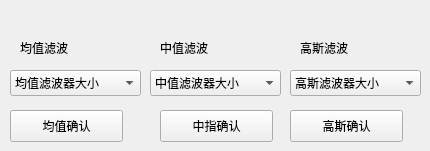
    <widget class="QWidget" name="tab_6">
     <attribute name="title">
      <string>平滑滤波器</string>
     </attribute>
     <widget class="QLabel" name="label_11">
      <property name="geometry">
       <rect>
        <x>20</x>
        <y>40</y>
        <width>60</width>
        <height>16</height>
       </rect>
      </property>
      <property name="text">
       <string>均值滤波</string>
      </property>
     </widget>
     <widget class="QLabel" name="label_12">
      <property name="geometry">
       <rect>
        <x>160</x>
        <y>40</y>
        <width>60</width>
        <height>16</height>
       </rect>
      </property>
      <property name="text">
       <string>中值滤波</string>
      </property>
     </widget>
     <widget class="QLabel" name="label_13">
      <property name="geometry">
       <rect>
        <x>300</x>
        <y>40</y>
        <width>60</width>
        <height>16</height>
       </rect>
      </property>
      <property name="text">
       <string>高斯滤波</string>
      </property>
     </widget>
     <widget class="QComboBox" name="avgFilter">
      <property name="geometry">
       <rect>
        <x>10</x>
        <y>70</y>
        <width>131</width>
        <height>26</height>
       </rect>
      </property>
      <item>
       <property name="text">
        <string>均值滤波器大小</string>
       </property>
      </item>
      <item>
       <property name="text">
        <string>3</string>
       </property>
      </item>
      <item>
       <property name="text">
        <string>5</string>
       </property>
      </item>
      <item>
       <property name="text">
        <string>7</string>
       </property>
      </item>
     </widget>
     <widget class="QComboBox" name="meanFilter">
      <property name="geometry">
       <rect>
        <x>150</x>
        <y>70</y>
        <width>131</width>
        <height>26</height>
       </rect>
      </property>
      <item>
       <property name="text">
        <string>中值滤波器大小</string>
       </property>
      </item>
      <item>
       <property name="text">
        <string>3</string>
       </property>
      </item>
      <item>
       <property name="text">
        <string>5</string>
       </property>
      </item>
      <item>
       <property name="text">
        <string>7</string>
       </property>
      </item>
     </widget>
     <widget class="QComboBox" name="GaussFilter">
      <property name="geometry">
       <rect>
        <x>290</x>
        <y>70</y>
        <width>131</width>
        <height>26</height>
       </rect>
      </property>
      <item>
       <property name="text">
        <string>高斯滤波器大小</string>
       </property>
      </item>
      <item>
       <property name="text">
        <string>3</string>
       </property>
      </item>
      <item>
       <property name="text">
        <string>5</string>
       </property>
      </item>
      <item>
       <property name="text">
        <string>7</string>
       </property>
      </item>
     </widget>
     <widget class="QPushButton" name="mean">
      <property name="geometry">
       <rect>
        <x>160</x>
        <y>110</y>
        <width>113</width>
        <height>32</height>
       </rect>
      </property>
      <property name="text">
       <string>中指确认</string>
      </property>
     </widget>
     <widget class="QPushButton" name="avg">
      <property name="geometry">
       <rect>
        <x>10</x>
        <y>110</y>
        <width>113</width>
        <height>32</height>
       </rect>
      </property>
      <property name="text">
       <string>均值确认</string>
      </property>
     </widget>
     <widget class="QPushButton" name="gauss">
      <property name="geometry">
       <rect>
        <x>290</x>
        <y>110</y>
        <width>113</width>
        <height>32</height>
       </rect>
      </property>
      <property name="text">
       <string>高斯确认</string>
      </property>
     </widget>
    </widget>
